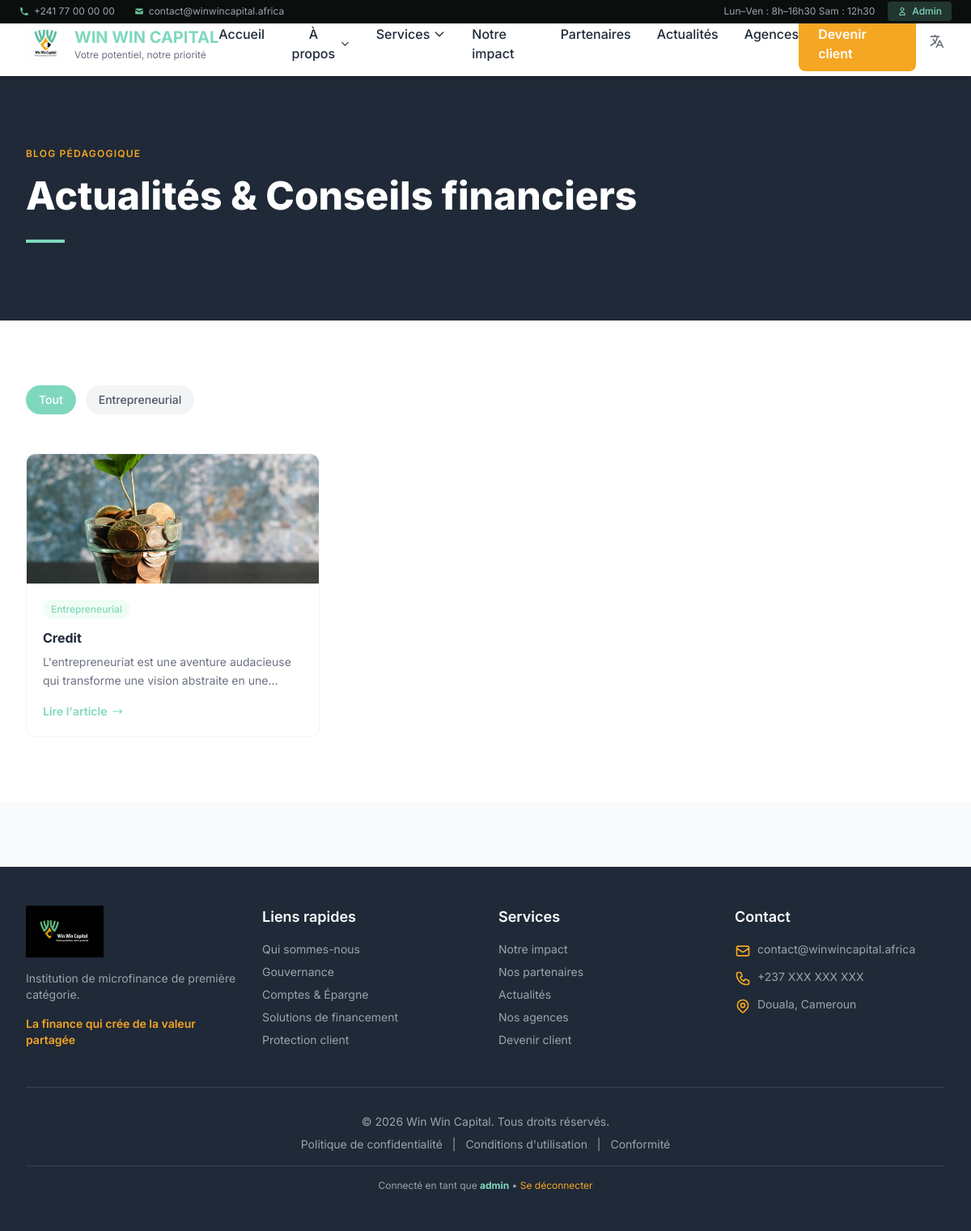
The page /fr/blog/ (signed in) on the database its author committed.
### blog/models.py (models this page shows, shortened)
class Category(models.Model):
    name = models.CharField(_("Nom"), max_length=100)
    slug = models.SlugField(_("Slug"), unique=True)
    description = models.TextField(_("Description"), blank=True)
    order = models.IntegerField(_("Ordre"), default=0)
    class Meta:
        verbose_name = _("Catégorie")
        verbose_name_plural = _("Catégories")
        ordering = ['order', 'name']

class BlogPost(models.Model):
    title = models.CharField(_("Titre"), max_length=200)
    slug = models.SlugField(_("Slug"), unique=True, blank=True)
    category = models.ForeignKey(
        Category,
        on_delete=models.SET_NULL,
        null=True,
        blank=True,
        verbose_name=_("Catégorie"),
        related_name='posts'
    )
    excerpt = models.TextField(_("Résumé"), max_length=300)
    content = models.TextField(_("Contenu"))
    featured_image = models.ImageField(
        _("Image mise en avant"),
        upload_to='blog/',
        blank=True,
        null=True
    )
    meta_description = models.CharField(
        _("Meta description"),
        max_length=160,
        blank=True
    )
    author = models.CharField(_("Auteur"), max_length=100, default="Win Win Capital")
    is_published = models.BooleanField(_("Publié"), default=False)
    is_featured = models.BooleanField(_("Article en vedette"), default=False)
    published_date = models.DateTimeField(_("Date de publication"), blank=True, null=True)
    views_count = models.IntegerField(_("Nombre de vues"), default=0)
    created_at = models.DateTimeField(_("Créé le"), auto_now_add=True)
    updated_at = models.DateTimeField(_("Modifié le"), auto_now=True)
    class Meta:
        verbose_name = _("Article")
        verbose_name_plural = _("Articles")
        ordering = ['-published_date', '-created_at']

### blog/views.py (the view)
# urls.py: path('', views.BlogListView.as_view(), name='list'),
class BlogListView(ListView):
    model = BlogPost
    template_name = 'blog/list.html'
    context_object_name = 'posts'
    paginate_by = 9
    def get_queryset(self):
        queryset = BlogPost.objects.filter(is_published=True)
        category_slug = self.kwargs.get('category_slug')
        if category_slug:
            queryset = queryset.filter(category__slug=category_slug)
        return queryset
    def get_context_data(self, **kwargs):
        context = super().get_context_data(**kwargs)
        context['categories'] = Category.objects.all()
        if self.kwargs.get('category_slug'):
            context['current_category'] = get_object_or_404(
                Category,
                slug=self.kwargs.get('category_slug')
            )
        context['featured_posts'] = BlogPost.objects.filter(
            is_published=True,
            is_featured=True
        )[:3]
        return context

### templates/blog/list.html (shortened to what this page needs)
{% extends 'base.html' %}
{% load static %}
{% load i18n %}
{% block content %}
<section class="bg-win-dark py-24">
  <div class="max-w-7xl mx-auto px-4 sm:px-6 lg:px-8">
    <span class="text-xs font-semibold tracking-widest uppercase text-win-orange">{% trans "Blog pédagogique" %}</span>
    <h1 class="text-5xl font-extrabold text-white mt-3 max-w-3xl leading-tight">{% trans "Actualités & Conseils financiers" %}</h1>
    <div class="w-12 h-1 bg-win-green mt-6"></div>
  </div>
</section>
<section class="py-20 bg-white">
  <div class="max-w-7xl mx-auto px-4 sm:px-6 lg:px-8">
    {% if categories %}
    <div class="flex flex-wrap gap-3 mb-12">
      <a href="{% url 'blog:list' %}" class="px-4 py-2 rounded-full text-sm font-medium {% if not current_category %}bg-win-green text-white{% else %}bg-gray-100 text-gray-600 hover:bg-win-green hover:text-white{% endif %} smooth-transition">
        {% trans "Tout" %}
      </a>
      {% for category in categories %}
      <a href="{% url 'blog:category' category.slug %}" class="px-4 py-2 rounded-full text-sm font-medium {% if current_category.slug == category.slug %}bg-win-green text-white{% else %}bg-gray-100 text-gray-600 hover:bg-win-green hover:text-white{% endif %} smooth-transition">
        {{ category.name }}
      </a>
      {% endfor %}
    </div>
    {% endif %}
    {% if posts %}
    <div class="grid md:grid-cols-2 lg:grid-cols-3 gap-6">
      {% for post in posts %}
      <div class="rounded-xl overflow-hidden border border-gray-100 hover-lift">
        <div class="h-40 relative overflow-hidden">
          {% if post.featured_image %}
          <img src="{{ post.featured_image.url }}" alt="{{ post.title }}" class="w-full h-full object-cover">
          {% endif %}
        </div>
        <div class="p-5">
          <div class="flex items-center gap-2 mb-3">
            {% if post.category %}<span class="px-2.5 py-1 rounded-full text-xs font-medium {% cycle 'bg-green-50 text-win-green' 'bg-yellow-50 text-win-orange' %}">{{ post.category.name }}</span>{% endif %}
          </div>
          <h3 class="font-bold text-win-dark text-base leading-snug">{{ post.title }}</h3>
          <p class="text-gray-500 text-sm mt-2 leading-relaxed line-clamp-2">{{ post.excerpt }}</p>
          <a href="{% url 'blog:detail' post.slug %}" class="mt-4 inline-flex items-center gap-1.5 text-sm font-semibold text-win-green hover:text-win-orange smooth-transition">
            {% trans "Lire l'article" %}
            <svg class="w-3.5 h-3.5" fill="none" stroke="currentColor" viewBox="0 0 24 24"><path stroke-linecap="round" stroke-linejoin="round" stroke-width="2" d="M17 8l4 4m0 0l-4 4m4-4H3"/></svg>
          </a>
        </div>
      </div>
      {% endfor %}
    </div>
    {% endif %}
  </div>
</section>
{% endblock %}

### templates/base.html (shortened to what this page needs)
{% load static %}
{% load i18n %}
<!DOCTYPE html>
<html lang="{% if LANGUAGE_CODE %}{{ LANGUAGE_CODE }}{% else %}fr{% endif %}">
{% load static tailwind_tags %}
<head>
     {% tailwind_css %}
    <script src="https://cdn.tailwindcss.com"></script>
</head>
<body class="bg-gray-50 text-win-dark antialiased">
<div class="topbar py-0.5 hidden md:block" style="position:fixed;top:0;left:0;right:0;z-index:1000;">
  <div class="max-w-7xl mx-auto px-6 flex justify-between items-center">
    <div class="flex items-center gap-6 text-xs text-gray-400">
      <span class="flex items-center gap-1.5">
        <svg class="w-3 h-3" style="color:var(--vert)" fill="currentColor" viewBox="0 0 20 20"><path d="M2 3a1 1 0 011-1h2.153a1 1 0 01.986.836l.74 4.435a1 1 0 01-.54 1.06l-1.548.773a11.037 11.037 0 006.105 6.105l.774-1.548a1 1 0 011.059-.54l4.435.74a1 1 0 01.836.986V17a1 1 0 01-1 1h-2C7.82 18 2 12.18 2 5V3z"/></svg>
        +241 77 00 00 00
      </span>
      <span class="flex items-center gap-1.5">
        <svg class="w-3 h-3" style="color:var(--vert)" fill="currentColor" viewBox="0 0 20 20"><path d="M2.003 5.884L10 9.882l7.997-3.998A2 2 0 0016 4H4a2 2 0 00-1.997 1.884z"/><path d="M18 8.118l-8 4-8-4V14a2 2 0 002 2h12a2 2 0 002-2V8.118z"/></svg>
        contact@winwincapital.africa
      </span>
    </div>
    <div class="flex items-center gap-4 text-xs text-gray-400">
      <span>Lun–Ven : 8h–16h30 Sam : 12h30</span>
      {% if user.is_authenticated %}
        <a href="/winwin-secure-2026/" class="flex items-center gap-1.5 px-3 py-1 rounded bg-win-green bg-opacity-20 text-win-green hover:bg-opacity-30 smooth-transition">
          <svg class="w-3 h-3" fill="none" stroke="currentColor" viewBox="0 0 24 24">
            <path stroke-linecap="round" stroke-linejoin="round" stroke-width="2" d="M16 7a4 4 0 11-8 0 4 4 0 018 0zM12 14a7 7 0 00-7 7h14a7 7 0 00-7-7z"/>
          </svg>
          <span class="font-medium">Admin</span>
        </a>
      {% endif %}
    </div>
  </div>
</div>
    <nav class="bg-white shadow-md sticky top-3.5 z-50">
        <div class="max-w-7xl mx-auto px-4 sm:px-6 lg:px-8">
            <div class="flex justify-between items-center h-20">
                <div class="flex-shrink-0">
                    <a href="{% url 'pages:home' %}" class="flex items-center space-x-3">
                        <img src="{% static 'image/Logo_WinWin-01.png' %}" alt="Win Win Capital" class="h-12 w-auto">
                        <div class="hidden md:block">
                            <div class="text-xl font-bold text-win-green">WIN WIN CAPITAL</div>
                            <div class="text-xs text-win-gray">{% trans "Votre potentiel, notre priorité" %}</div>
                        </div>
                    </a>
                </div>
                <div class="hidden lg:flex space-x-8">
                    <a href="{% url 'pages:home' %}" class="text-win-dark hover:text-win-green smooth-transition font-medium">{% trans "Accueil" %}</a>
                    <div class="relative group">
                        <button class="text-win-dark hover:text-win-green smooth-transition font-medium flex items-center">
                            {% trans "À propos" %}
                            <svg class="ml-1 h-4 w-4" fill="none" stroke="currentColor" viewBox="0 0 24 24">
                                <path stroke-linecap="round" stroke-linejoin="round" stroke-width="2" d="M19 9l-7 7-7-7"/>
                            </svg>
                        </button>
                    </div>
                    <div class="relative group">
                        <button class="text-win-dark hover:text-win-green smooth-transition font-medium flex items-center">
                            {% trans "Services" %}
                            <svg class="ml-1 h-4 w-4" fill="none" stroke="currentColor" viewBox="0 0 24 24">
                                <path stroke-linecap="round" stroke-linejoin="round" stroke-width="2" d="M19 9l-7 7-7-7"/>
                            </svg>
                        </button>
                    </div>
                    <a href="{% url 'pages:impact' %}" class="text-win-dark hover:text-win-green smooth-transition font-medium">{% trans "Notre impact" %}</a>
                    <a href="{% url 'pages:partners' %}" class="text-win-dark hover:text-win-green smooth-transition font-medium">{% trans "Partenaires" %}</a>
                    <a href="{% url 'blog:list' %}" class="text-win-dark hover:text-win-green smooth-transition font-medium">{% trans "Actualités" %}</a>
                    <a href="{% url 'pages:agencies' %}" class="text-win-dark hover:text-win-green smooth-transition font-medium">{% trans "Agences" %}</a>
                </div>
                <div class="hidden lg:flex items-center space-x-4">
                    <a href="{% url 'contact:become_client' %}" class="bg-win-orange hover:bg-opacity-90 text-white px-6 py-2.5 rounded-lg font-semibold smooth-transition">
                        {% trans "Devenir client" %}
                    </a>
                    <div class="relative group">
                        <button class="text-win-gray hover:text-win-green smooth-transition">
                            <svg class="h-5 w-5" fill="none" stroke="currentColor" viewBox="0 0 24 24">
                                <path stroke-linecap="round" stroke-linejoin="round" stroke-width="2" d="M3 5h12M9 3v2m1.048 9.5A18.022 18.022 0 016.412 9m6.088 9h7M11 21l5-10 5 10M12.751 5C11.783 10.77 8.07 15.61 3 18.129"/>
                            </svg>
                        </button>
                    </div>
                </div>
            </div>
        </div>
    </nav>
    <main>
        {% block content %}{% endblock %}
    </main>
    <footer class="bg-win-dark text-white mt-20">
        <div class="max-w-7xl mx-auto px-4 sm:px-6 lg:px-8 py-12">
            <div class="grid grid-cols-1 md:grid-cols-2 lg:grid-cols-4 gap-8">
                <div>
                    <img src="{% static 'image/Logo_WinWin_foot.png' %}" alt="Win Win Capital" class="h-16 w-auto mb-4">
                    <p class="text-gray-400 text-sm">
                        {% trans "Institution de microfinance de première catégorie." %}
                    </p>
                    <p class="text-win-orange font-semibold mt-4 text-sm">
                        {% trans "La finance qui crée de la valeur partagée" %}
                    </p>
                </div>
                <div>
                    <h3 class="text-lg font-semibold mb-4">{% trans "Liens rapides" %}</h3>
                    <ul class="space-y-2 text-sm">
                        <li><a href="{% url 'pages:about' %}" class="text-gray-400 hover:text-win-green smooth-transition">{% trans "Qui sommes-nous" %}</a></li>
                        <li><a href="{% url 'pages:governance' %}" class="text-gray-400 hover:text-win-green smooth-transition">{% trans "Gouvernance" %}</a></li>
                        <li><a href="{% url 'pages:savings' %}" class="text-gray-400 hover:text-win-green smooth-transition">{% trans "Comptes & Épargne" %}</a></li>
                        <li><a href="{% url 'pages:financing' %}" class="text-gray-400 hover:text-win-green smooth-transition">{% trans "Solutions de financement" %}</a></li>
                        <li><a href="{% url 'pages:compliance' %}" class="text-gray-400 hover:text-win-green smooth-transition">{% trans "Protection client" %}</a></li>
                    </ul>
                </div>
                <div>
                    <h3 class="text-lg font-semibold mb-4">{% trans "Services" %}</h3>
                    <ul class="space-y-2 text-sm">
                        <li><a href="{% url 'pages:impact' %}" class="text-gray-400 hover:text-win-green smooth-transition">{% trans "Notre impact" %}</a></li>
                        <li><a href="{% url 'pages:partners' %}" class="text-gray-400 hover:text-win-green smooth-transition">{% trans "Nos partenaires" %}</a></li>
                        <li><a href="{% url 'blog:list' %}" class="text-gray-400 hover:text-win-green smooth-transition">{% trans "Actualités" %}</a></li>
                        <li><a href="{% url 'pages:agencies' %}" class="text-gray-400 hover:text-win-green smooth-transition">{% trans "Nos agences" %}</a></li>
                        <li><a href="{% url 'contact:become_client' %}" class="text-gray-400 hover:text-win-green smooth-transition">{% trans "Devenir client" %}</a></li>
                    </ul>
                </div>
                <div>
                    <h3 class="text-lg font-semibold mb-4">{% trans "Contact" %}</h3>
                    <ul class="space-y-3 text-sm">
                        <li class="flex items-start">
                            <svg class="h-5 w-5 text-win-orange mr-2 flex-shrink-0 mt-0.5" fill="none" stroke="currentColor" viewBox="0 0 24 24">
                                <path stroke-linecap="round" stroke-linejoin="round" stroke-width="2" d="M3 8l7.89 5.26a2 2 0 002.22 0L21 8M5 19h14a2 2 0 002-2V7a2 2 0 00-2-2H5a2 2 0 00-2 2v10a2 2 0 002 2z"/>
                            </svg>
                            <span class="text-gray-400">contact@winwincapital.africa</span>
                        </li>
                        <li class="flex items-start">
                            <span class="text-gray-400">+237 XXX XXX XXX</span>
                        </li>
                        <li class="flex items-start">
                            <span class="text-gray-400">Douala, Cameroun</span>
                        </li>
                    </ul>
                </div>
            </div>
            <div class="border-t border-gray-700 mt-12 pt-8 text-center text-sm text-gray-400">
                <p>&copy; {% now "Y" %} Win Win Capital. {% trans "Tous droits réservés." %}</p>
                <p class="mt-2">
                    <a href="{% url 'pages:privacy' %}" class="hover:text-win-green smooth-transition">{% trans "Politique de confidentialité" %}</a>
                    <span class="mx-2">|</span>
                    <a href="{% url 'pages:terms' %}" class="hover:text-win-green smooth-transition">{% trans "Conditions d'utilisation" %}</a>
                    <span class="mx-2">|</span>
                    <a href="{% url 'pages:compliance' %}" class="hover:text-win-green smooth-transition">{% trans "Conformité" %}</a>
                </p>
                {% if user.is_authenticated %}
                <div class="mt-4 pt-4 border-t border-gray-700">
                    <p class="text-xs">
                        Connecté en tant que <strong class="text-win-green">{{ user.username }}</strong>
                        •
                        <a href="{% url 'logout' %}" class="text-win-orange hover:underline">Se déconnecter</a>
                    </p>
                </div>
                {% endif %}
            </div>
        </div>
    </footer>
</body>
</html>

### rows shown on the page
Category: name "Entrepreneurial"
BlogPost: featured_image (picture), category.name "Entrepreneurial", title "Credit", excerpt "L'entrepreneuriat est une aventure audacieuse qui transforme une vision abstraite en…"

### other values the page prints
{{ user.username }} "admin"
